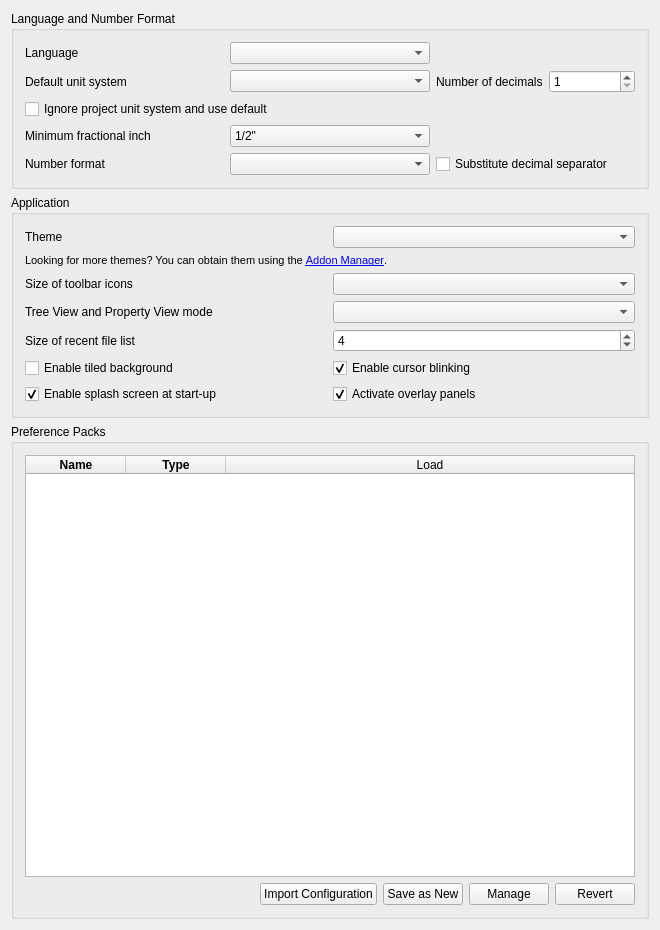
<?xml version="1.0" encoding="UTF-8"?>
<ui version="4.0">
 <class>Gui::Dialog::DlgSettingsGeneral</class>
 <widget class="QWidget" name="Gui::Dialog::DlgSettingsGeneral">
  <property name="geometry">
   <rect>
    <x>0</x>
    <y>0</y>
    <width>660</width>
    <height>930</height>
   </rect>
  </property>
  <property name="windowTitle">
   <string>General</string>
  </property>
   <layout class="QVBoxLayout" name="verticalLayout">
    <item>
     <widget class="QGroupBox" name="GroupBox7">
      <property name="title">
       <string>Language and Number Format</string>
      </property>
      <layout class="QGridLayout">
       <property name="leftMargin">
        <number>11</number>
       </property>
       <property name="topMargin">
        <number>11</number>
       </property>
       <property name="rightMargin">
        <number>11</number>
       </property>
       <property name="bottomMargin">
        <number>11</number>
       </property>
       <property name="spacing">
        <number>6</number>
       </property>
       <item row="0" column="0">
        <widget class="QLabel" name="TextLabel1_4">
         <property name="text">
          <string>Language</string>
         </property>
        </widget>
       </item>
       <item row="0" column="1">
        <widget class="QComboBox" name="Languages">
         <property name="toolTip">
          <string>Language of the application's user interface</string>
         </property>
        </widget>
       </item>
       <item row="1" column="0">
        <widget class="QLabel" name="unitSystemLabel">
         <property name="text">
          <string>Default unit system</string>
         </property>
        </widget>
       </item>
       <item row="1" column="1">
        <widget class="QComboBox" name="comboBox_UnitSystem">
         <property name="toolTip">
          <string>Unit system for all parts of the application. Can be overridden by specifying a document unit system.</string>
         </property>
        </widget>
       </item>
       <item row="1" column="2">
        <layout class="QHBoxLayout" name="horizontalLayout_3">
         <item>
          <widget class="QLabel" name="decimalsLabel">
           <property name="text">
            <string>Number of decimals</string>
           </property>
          </widget>
         </item>
         <item>
          <widget class="QSpinBox" name="spinBoxDecimals">
           <property name="toolTip">
            <string>Number of decimals that should be shown for numbers and dimensions</string>
           </property>
           <property name="minimum">
            <number>1</number>
           </property>
           <property name="maximum">
            <number>12</number>
           </property>
          </widget>
         </item>
        </layout>
       </item>
       <item row="2" column="0" colspan="3">
        <widget class="QCheckBox" name="checkBox_projectUnitSystemIgnore">
          <property name="toolTip">
           <string>Ignores document unit systems</string>
          </property>
          <property name="text">
           <string>Ignore project unit system and use default</string>
          </property>
        </widget>
       </item>
       <item row="3" column="0">
        <widget class="QLabel" name="fractionalInchLabel">
         <property name="text">
          <string>Minimum fractional inch</string>
         </property>
        </widget>
       </item>
       <item row="3" column="1">
        <widget class="QComboBox" name="comboBox_FracInch">
         <property name="toolTip">
          <string>Minimum fractional inch to be displayed</string>
         </property>
         <item>
          <property name="text">
           <string notr="true">1/2"</string>
          </property>
         </item>
         <item>
          <property name="text">
           <string notr="true">1/4"</string>
          </property>
         </item>
         <item>
          <property name="text">
           <string notr="true">1/8"</string>
          </property>
         </item>
         <item>
          <property name="text">
           <string notr="true">1/16"</string>
          </property>
         </item>
         <item>
          <property name="text">
           <string notr="true">1/32"</string>
          </property>
         </item>
         <item>
          <property name="text">
           <string notr="true">1/64"</string>
          </property>
         </item>
         <item>
          <property name="text">
           <string notr="true">1/128"</string>
          </property>
         </item>
        </widget>
       </item>
       <item row="4" column="0">
        <widget class="QLabel" name="TextLabel1_5">
         <property name="text">
          <string>Number format</string>
         </property>
        </widget>
       </item>
       <item row="4" column="1">
        <widget class="Gui::PrefComboBox" name="UseLocaleFormatting">
         <property name="prefEntry" stdset="0">
          <cstring>UseLocaleFormatting</cstring>
         </property>
         <property name="prefPath" stdset="0">
          <cstring>General</cstring>
         </property>
        </widget>
       </item>
       <item row="4" column="2">
        <widget class="Gui::PrefCheckBox" name="SubstituteDecimal">
         <property name="toolTip">
          <string>Substitutes numerical keypad decimal separator with locale separator, except
in the Python console and the macro editor where a
dot/period will always be printed</string>
         </property>
         <property name="text">
          <string>Substitute decimal separator</string>
         </property>
         <property name="prefEntry" stdset="0">
          <cstring>SubstituteDecimalSeparator</cstring>
         </property>
         <property name="prefPath" stdset="0">
          <cstring>General</cstring>
         </property>
        </widget>
       </item>
      </layout>
     </widget>
    </item>
    <item>
     <widget class="QGroupBox" name="GroupBox3">
      <property name="title">
       <string>Application</string>
      </property>
      <layout class="QGridLayout">
       <property name="leftMargin">
        <number>11</number>
       </property>
       <property name="topMargin">
        <number>11</number>
       </property>
       <property name="rightMargin">
        <number>11</number>
       </property>
       <property name="bottomMargin">
        <number>11</number>
       </property>
       <property name="spacing">
        <number>6</number>
       </property>
       <item row="0" column="0">
        <widget class="QLabel" name="themesLabel">
         <property name="text">
          <string>Theme</string>
         </property>
        </widget>
       </item>
       <item row="0" column="1">
        <widget class="QComboBox" name="themesCombobox">
         <property name="toolTip">
          <string>Customize the appearance of the user interface</string>
         </property>
        </widget>
       </item>
       <item row="1" column="0" colspan="2">
        <widget class="QLabel" name="moreThemesLabel">
         <property name="font">
          <font>
           <pointsize>8</pointsize>
          </font>
         </property>
         <property name="text">
          <string>Looking for more themes? You can obtain them using the &lt;a href=&quot;freecad:Std_AddonMgrLauncher&quot;&gt;Addon Manager&lt;/a&gt;.</string>
         </property>
         <property name="textFormat">
          <enum>Qt::RichText</enum>
         </property>
        </widget>
       </item>
       <item row="2" column="0">
        <widget class="QLabel" name="iconSizeLabel">
         <property name="text">
          <string>Size of toolbar icons</string>
         </property>
        </widget>
       </item>
       <item row="2" column="1">
        <widget class="QComboBox" name="toolbarIconSize">
         <property name="toolTip">
          <string>Icon size in the toolbar</string>
         </property>
        </widget>
       </item>
       <item row="3" column="0">
        <widget class="QLabel" name="treeModeLabel">
         <property name="text">
          <string>Tree View and Property View mode</string>
         </property>
        </widget>
       </item>
       <item row="3" column="1">
        <widget class="QComboBox" name="treeMode">
         <property name="toolTip">
          <string>Customize how the tree view is shown in the panel (restart required).

'Combined': combine tree and property view into one panel.
'Independent': split tree and property view into separate panels.</string>
         </property>
        </widget>
       </item>
       <item row="4" column="0">
        <widget class="QLabel" name="recentFileListLabel">
         <property name="text">
          <string>Size of recent file list</string>
         </property>
        </widget>
       </item>
       <item row="4" column="1">
        <widget class="Gui::PrefSpinBox" name="RecentFiles">
         <property name="toolTip">
          <string>How many files should be listed in recent files list</string>
         </property>
         <property name="value">
          <number>4</number>
         </property>
         <property name="prefEntry" stdset="0">
          <cstring>RecentFiles</cstring>
         </property>
         <property name="prefPath" stdset="0">
          <cstring>RecentFiles</cstring>
         </property>
        </widget>
       </item>
       <item row="5" column="0">
        <widget class="QCheckBox" name="tiledBackground">
         <property name="toolTip">
          <string>Background of the main window (when no document is opened) will consist of tiles of an image.</string>
         </property>
         <property name="text">
          <string>Enable tiled background</string>
         </property>
        </widget>
       </item>
       <item row="5" column="1">
        <widget class="Gui::PrefCheckBox" name="EnableCursorBlinking">
         <property name="toolTip">
          <string>The text cursor will be blinking</string>
         </property>
         <property name="text">
          <string>Enable cursor blinking</string>
         </property>
         <property name="checked">
          <bool>true</bool>
         </property>
         <property name="prefEntry" stdset="0">
          <cstring>EnableCursorBlinking</cstring>
         </property>
         <property name="prefPath" stdset="0">
          <cstring>General</cstring>
         </property>
        </widget>
       </item>
       <item row="6" column="0">
        <widget class="Gui::PrefCheckBox" name="SplashScreen">
         <property name="toolTip">
          <string>A splash screen is a small loading window that is shown
when FreeCAD is launching. If this option is checked, FreeCAD will
display the splash screen.</string>
         </property>
         <property name="text">
          <string>Enable splash screen at start-up</string>
         </property>
         <property name="checked">
          <bool>true</bool>
         </property>
         <property name="prefEntry" stdset="0">
          <cstring>ShowSplasher</cstring>
         </property>
         <property name="prefPath" stdset="0">
          <cstring>General</cstring>
         </property>
        </widget>
       </item>
       <item row="6" column="1">
        <widget class="Gui::PrefCheckBox" name="ActivateOverlay">
         <property name="toolTip">
          <string>Activate overlay handling of docked panels</string>
         </property>
         <property name="text">
          <string>Activate overlay panels</string>
         </property>
         <property name="checked">
          <bool>true</bool>
         </property>
         <property name="prefEntry" stdset="0">
          <cstring>ActivateOverlay</cstring>
         </property>
         <property name="prefPath" stdset="0">
          <cstring>DockWindows</cstring>
         </property>
        </widget>
       </item>
      </layout>
     </widget>
    </item>
    <item>
     <widget class="QGroupBox" name="groupBox">
      <property name="title">
       <string>Preference Packs</string>
      </property>
      <layout class="QHBoxLayout" name="horizontalLayout">
       <item>
        <layout class="QVBoxLayout" name="verticalLayout_3">
         <item>
          <widget class="QTableWidget" name="PreferencePacks">
           <property name="horizontalScrollBarPolicy">
            <enum>Qt::ScrollBarAlwaysOff</enum>
           </property>
           <property name="sizeAdjustPolicy">
            <enum>QAbstractScrollArea::AdjustToContents</enum>
           </property>
           <property name="editTriggers">
            <set>QAbstractItemView::NoEditTriggers</set>
           </property>
           <property name="showDropIndicator" stdset="0">
            <bool>false</bool>
           </property>
           <property name="dragDropOverwriteMode">
            <bool>false</bool>
           </property>
           <property name="selectionMode">
            <enum>QAbstractItemView::NoSelection</enum>
           </property>
           <property name="selectionBehavior">
            <enum>QAbstractItemView::SelectRows</enum>
           </property>
           <property name="showGrid">
            <bool>false</bool>
           </property>
           <property name="sortingEnabled">
            <bool>true</bool>
           </property>
           <property name="wordWrap">
            <bool>false</bool>
           </property>
           <property name="cornerButtonEnabled">
            <bool>false</bool>
           </property>
           <attribute name="horizontalHeaderVisible">
            <bool>true</bool>
           </attribute>
           <attribute name="horizontalHeaderCascadingSectionResizes">
            <bool>true</bool>
           </attribute>
           <attribute name="horizontalHeaderMinimumSectionSize">
            <number>30</number>
           </attribute>
           <attribute name="horizontalHeaderDefaultSectionSize">
            <number>100</number>
           </attribute>
           <attribute name="horizontalHeaderStretchLastSection">
            <bool>true</bool>
           </attribute>
           <attribute name="verticalHeaderVisible">
            <bool>false</bool>
           </attribute>
           <attribute name="verticalHeaderMinimumSectionSize">
            <number>16</number>
           </attribute>
           <attribute name="verticalHeaderDefaultSectionSize">
            <number>24</number>
           </attribute>
           <column>
            <property name="text">
             <string>Name</string>
            </property>
            <property name="font">
             <font>
              <weight>75</weight>
              <bold>true</bold>
             </font>
            </property>
           </column>
           <column>
            <property name="text">
             <string>Type</string>
            </property>
            <property name="font">
             <font>
              <weight>75</weight>
              <bold>true</bold>
             </font>
            </property>
           </column>
           <column>
            <property name="text">
             <string>Load</string>
            </property>
           </column>
          </widget>
         </item>
         <item>
          <layout class="QHBoxLayout" name="horizontalLayout_2">
           <item>
            <spacer name="horizontalSpacer">
             <property name="orientation">
              <enum>Qt::Horizontal</enum>
             </property>
             <property name="sizeHint" stdset="0">
              <size>
               <width>40</width>
               <height>20</height>
              </size>
             </property>
            </spacer>
           </item>
           <item>
            <widget class="QPushButton" name="ImportConfig">
             <property name="text">
              <string>Import Configuration</string>
             </property>
            </widget>
           </item>
           <item>
            <widget class="QPushButton" name="SaveNewPreferencePack">
             <property name="text">
              <string>Save as New</string>
             </property>
            </widget>
           </item>
           <item>
            <widget class="QPushButton" name="ManagePreferencePacks">
             <property name="sizePolicy">
              <sizepolicy hsizetype="Fixed" vsizetype="Fixed">
               <horstretch>0</horstretch>
               <verstretch>0</verstretch>
              </sizepolicy>
             </property>
             <property name="text">
              <string>Manage</string>
             </property>
            </widget>
           </item>
           <item>
            <widget class="QPushButton" name="RevertToSavedConfig">
             <property name="text">
              <string>Revert</string>
             </property>
            </widget>
           </item>
          </layout>
         </item>
        </layout>
       </item>
      </layout>
     </widget>
    </item>
  </layout>
 </widget>
 <layoutdefault spacing="6" margin="11"/>
 <customwidgets>
  <customwidget>
   <class>Gui::PrefSpinBox</class>
   <extends>QSpinBox</extends>
   <header>Gui/PrefWidgets.h</header>
  </customwidget>
  <customwidget>
   <class>Gui::PrefCheckBox</class>
   <extends>QCheckBox</extends>
   <header>Gui/PrefWidgets.h</header>
  </customwidget>
  <customwidget>
   <class>Gui::PrefComboBox</class>
   <extends>QComboBox</extends>
   <header>Gui/PrefWidgets.h</header>
  </customwidget>
 </customwidgets>
 <tabstops>
  <tabstop>Languages</tabstop>
  <tabstop>RecentFiles</tabstop>
  <tabstop>EnableCursorBlinking</tabstop>
  <tabstop>SplashScreen</tabstop>
 </tabstops>
 <resources/>
 <connections/>
</ui>
